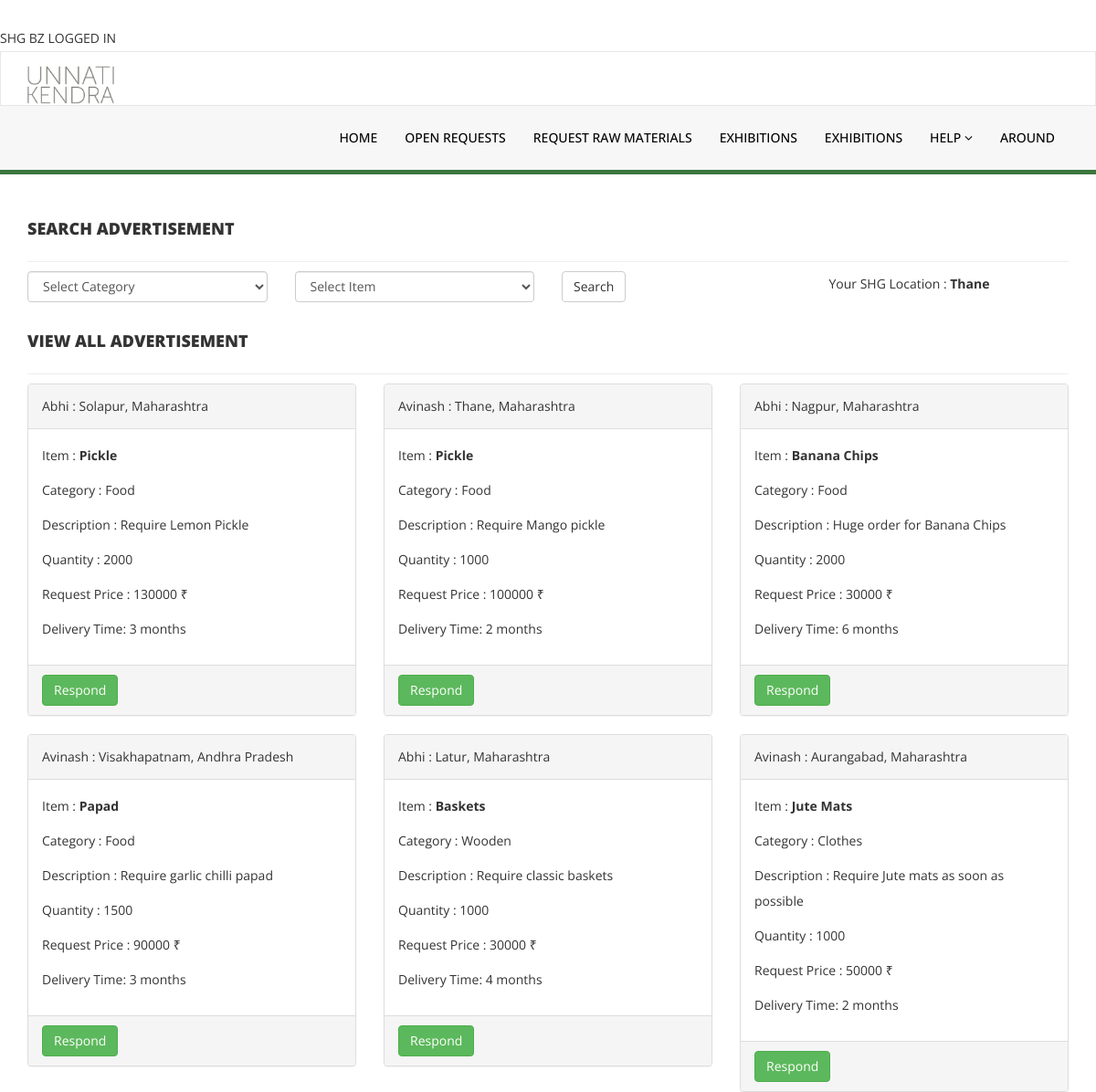
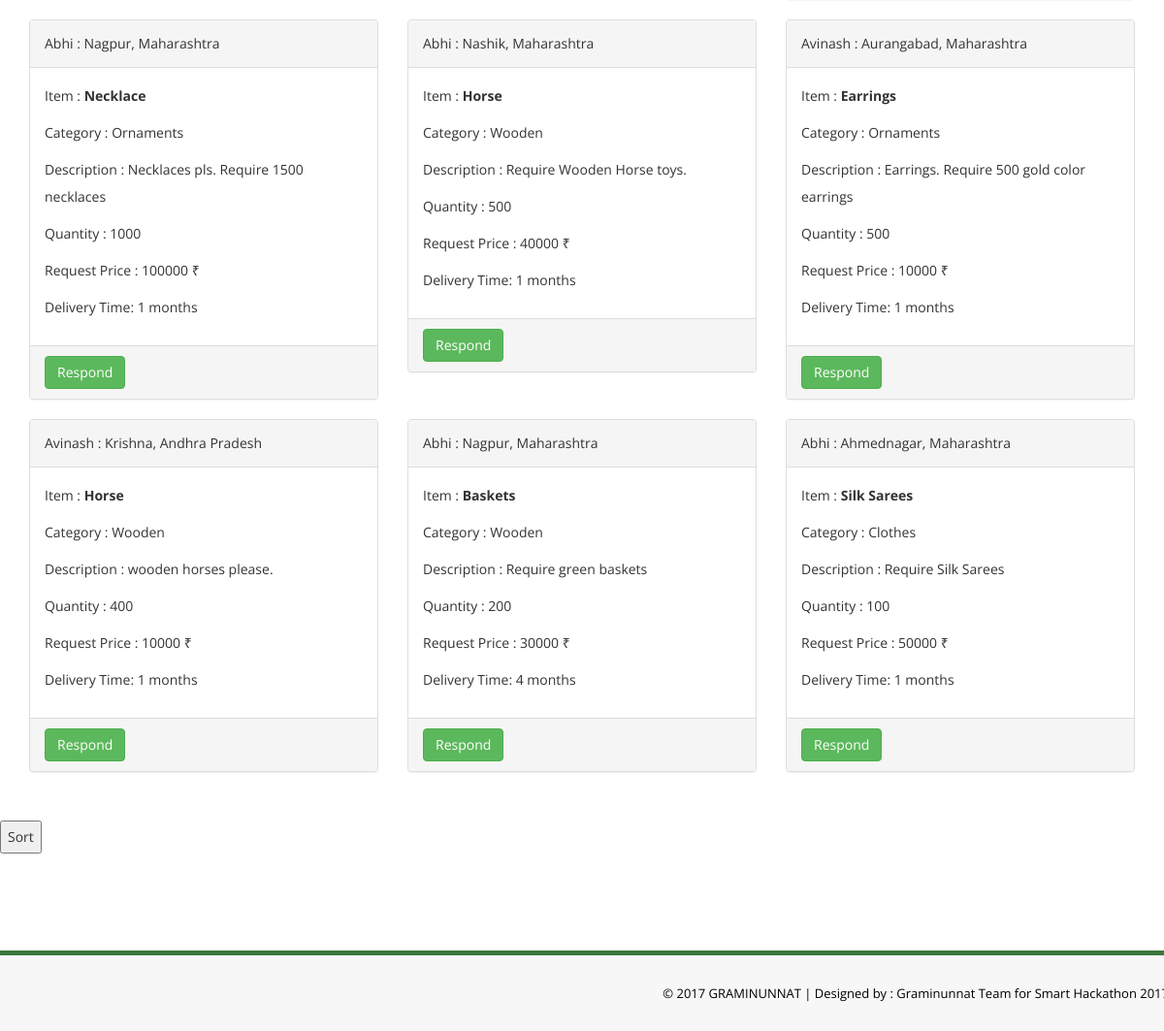
The page /shg/shg_homepage.php on the database its author committed (2 pictures, top to bottom).
### tables this page shows
CREATE TABLE `buyer_adv_post` (
  `adv_id` int(11) NOT NULL,
  `buyer_id` int(11) NOT NULL,
  `item_id` int(11) NOT NULL,
  `description` varchar(5000) NOT NULL,
  `quantity` int(11) NOT NULL,
  `request_price` int(11) NOT NULL,
  `delivery_district_id` int(11) NOT NULL,
  `delivery_months` int(11) NOT NULL,
  `timestamp` datetime NOT NULL DEFAULT CURRENT_TIMESTAMP,
  `adv_status` int(11) NOT NULL
);

CREATE TABLE `buyer_reg` (
  `buyer_id` int(11) NOT NULL,
  `name` varchar(100) NOT NULL,
  `email` varchar(200) NOT NULL,
  `password` varchar(100) NOT NULL,
  `company_name` varchar(50) NOT NULL,
  `aadhar` bigint(20) NOT NULL,
  `phone` bigint(20) NOT NULL,
  `street` varchar(200) NOT NULL,
  `city` varchar(100) NOT NULL,
  `district_id` int(11) NOT NULL,
  `state` varchar(30) NOT NULL,
  `zip` int(11) NOT NULL
);

CREATE TABLE `district_table` (
  `district_id` int(11) NOT NULL,
  `district_name` varchar(50) NOT NULL,
  `district_code` varchar(5) NOT NULL,
  `state_id` int(11) NOT NULL,
  `state_code` varchar(5) NOT NULL
);

CREATE TABLE `state_table` (
  `state_id` int(11) NOT NULL,
  `state_name` varchar(50) NOT NULL,
  `state_code` varchar(5) NOT NULL
);

CREATE TABLE `items` (
  `item_id` int(11) NOT NULL,
  `item_name` varchar(200) NOT NULL,
  `category_id` int(11) NOT NULL,
  `unit_id` int(11) NOT NULL
);

CREATE TABLE `category` (
  `category_id` int(11) NOT NULL,
  `category_name` varchar(200) NOT NULL
);

### shg/shg_homepage.php (the view, shortened to what this page needs)
<!DOCTYPE html>
<html lang="en">
<head>
</head>
<body>
<?php
include 'shg_header.php';
include '../header.php';
?>
<div class="content-wrapper">
<div class="container">
<div class="row pad-botm">
    <div class="col-md-12">
        <h4 class="header-line">SEARCH ADVERTISEMENT </h4>
    </div>
<?php
$shg_item_id = $_SESSION['shg_item_id'];
?>
<form method="GET" action="shg_searched.php">
    <div class="col-md-3">
        <select name="category" onclick="showUser(this.value)" class="form-control">
        <option value="" selected disabled>Select Category</option>
        </select>
    </div>
    <div class="col-md-3">
    <select id='txtHint' name = "item" class="form-control">
        <option value="" selected disabled>Select Item</option>
    </select>
    </div>
    <div class="col-md-3"><input type="submit" value="Search" name="search" class="btn btn-default"></div>
</form>
<div class="row" style="padding-bottom:2%">
    <div class="col-md-3">
        Your SHG Location : <strong><?php echo $_SESSION['shg_district'];?></strong>
    </div>
</div>
<div class="col-md-12">
    <h4 class="header-line">VIEW ALL ADVERTISEMENT </h4>
</div>
<?php
$sql_buyer_adv_post = "SELECT * FROM buyer_adv_post ORDER BY item_id <> $shg_item_id, quantity DESC ";
$res_buyer_adv_post = mysqli_query($connect, $sql_buyer_adv_post);
while ($row_buyer_adv_post = mysqli_fetch_array($res_buyer_adv_post)) {
    $buyer_id = $row_buyer_adv_post['buyer_id'];
    $item_id = $row_buyer_adv_post['item_id'];
    $delivery_district_id = $row_buyer_adv_post['delivery_district_id'];
    $sql = "SELECT name FROM buyer_reg WHERE buyer_id=$buyer_id";
    $buyer_name = mysqli_fetch_array(mysqli_query($connect, $sql))[0];
    $sql = "SELECT * FROM items WHERE item_id=$item_id";
    $temp_item_name = mysqli_fetch_array(mysqli_query($connect, $sql));
    $item_name = $temp_item_name[1];
    $category_id = $temp_item_name[2];
    $sql = "SELECT category_name FROM category WHERE category_id=$category_id";
    $category_name = mysqli_fetch_array(mysqli_query($connect, $sql))[0];
    $sql = "SELECT * FROM district_table WHERE district_id=$delivery_district_id";
    $delivery_district_name = mysqli_fetch_array(mysqli_query($connect, $sql))[1];
    $delivery_state_id = mysqli_fetch_array(mysqli_query($connect, $sql))[3];
    $sql = "SELECT state_name FROM state_table WHERE state_id=$delivery_state_id";
    $delivery_state_name = mysqli_fetch_array(mysqli_query($connect, $sql))[0];
?>
    <div class="col-md-4 col-sm-4">
        <div class="panel panel-default">
            <div class="panel-heading">
                <?php echo $buyer_name." : ".$delivery_district_name . ", " . $delivery_state_name;?>
            </div>
            <div class="panel-body">
                <p class="wella">Item : <strong><?php echo $item_name;?></strong></p>
                <p class="wella">Category : <?php echo $category_name;?></p>
                <p class="wella">Description : <?php echo $row_buyer_adv_post['description'];?></p>
                <p class="wella">Quantity : <?php echo $row_buyer_adv_post['quantity'];?></p>
                <p class="wella">Request Price : <?php echo $row_buyer_adv_post['request_price'];?> ₹</p>
                <p class="wella">Delivery Time: <?php echo $row_buyer_adv_post['delivery_months']." months";?></p>
            </div>
            <div class="panel-footer" >
                <div >
                    <?php echo "<a href='shg_interested.php?adv_id=" . $row_buyer_adv_post['adv_id'] . "&qty=". $row_buyer_adv_post['quantity'] ." '> <input type='button' class='btn btn-success' name='submit_shg' value='Respond'/> </a>";?>
                </div>
            </div>
        </div>
    </div>
<?php
}
?>
</div>
</div>
<p>
    <button onclick="sortData()">Sort</button>
</p>
</div>
</body>
<?php
include '../footer.php'; ?>
</html>

### assets/css/style.css (style rules this page uses)
.content-wrapper { margin-top: 40px; min-height:800px; padding-bottom:90px; }
.header-line { font-weight:900; padding-bottom:25px; border-bottom:1px solid #eeeeee; text-transform:uppercase; }
.pad-botm { padding-bottom:30px; }

### rows shown on the page
buyer_adv_post: buyer.name "Abhi", delivery_district.district_name "Solapur", delivery_district.state_name "Maharashtra", item.item_name "Pickle", item.category_name "Food", description "Require Lemon Pickle", quantity "2000", request_price "130000", delivery_months "3"
buyer_adv_post: buyer.name "Avinash", delivery_district.district_name "Thane", delivery_district.state_name "Maharashtra", item.item_name "Pickle", item.category_name "Food", description "Require Mango pickle", quantity "1000", request_price "100000", delivery_months "2"
buyer_adv_post: buyer.name "Abhi", delivery_district.district_name "Nagpur", delivery_district.state_name "Maharashtra", item.item_name "Banana Chips", item.category_name "Food", description "Huge order for Banana Chips", quantity "2000", request_price "30000", delivery_months "6"
buyer_adv_post: buyer.name "Avinash", delivery_district.district_name "Visakhapatnam", delivery_district.state_name "Andhra Pradesh", item.item_name "Papad", item.category_name "Food", description "Require garlic chilli papad", quantity "1500", request_price "90000", delivery_months "3"
buyer_adv_post: buyer.name "Abhi", delivery_district.district_name "Latur", delivery_district.state_name "Maharashtra", item.item_name "Baskets", item.category_name "Wooden", description "Require classic baskets", quantity "1000", request_price "30000", delivery_months "4"
buyer_adv_post: buyer.name "Avinash", delivery_district.district_name "Aurangabad", delivery_district.state_name "Maharashtra", item.item_name "Jute Mats", item.category_name "Clothes", description "Require Jute mats as soon as possible", quantity "1000", request_price "50000", delivery_months "2"
buyer_adv_post: buyer.name "Abhi", delivery_district.district_name "Nagpur", delivery_district.state_name "Maharashtra", item.item_name "Necklace", item.category_name "Ornaments", description "Necklaces pls. Require 1500 necklaces", quantity "1000", request_price "100000", delivery_months "1"
buyer_adv_post: buyer.name "Abhi", delivery_district.district_name "Nashik", delivery_district.state_name "Maharashtra", item.item_name "Horse", item.category_name "Wooden", description "Require Wooden Horse toys.", quantity "500", request_price "40000", delivery_months "1"
buyer_adv_post: buyer.name "Avinash", delivery_district.district_name "Aurangabad", delivery_district.state_name "Maharashtra", item.item_name "Earrings", item.category_name "Ornaments", description "Earrings. Require 500 gold color earrings", quantity "500", request_price "10000", delivery_months "1"
buyer_adv_post: buyer.name "Avinash", delivery_district.district_name "Krishna", delivery_district.state_name "Andhra Pradesh", item.item_name "Horse", item.category_name "Wooden", description "wooden horses please.", quantity "400", request_price "10000", delivery_months "1"
buyer_adv_post: buyer.name "Abhi", delivery_district.district_name "Nagpur", delivery_district.state_name "Maharashtra", item.item_name "Baskets", item.category_name "Wooden", description "Require green baskets", quantity "200", request_price "30000", delivery_months "4"
buyer_adv_post: buyer.name "Abhi", delivery_district.district_name "Ahmednagar", delivery_district.state_name "Maharashtra", item.item_name "Silk Sarees", item.category_name "Clothes", description "Require Silk Sarees", quantity "100", request_price "50000", delivery_months "1"

### other values the page prints
$_SESSION['shg_name'] "SHG BZ"
$_SESSION['shg_district'] "Thane"
